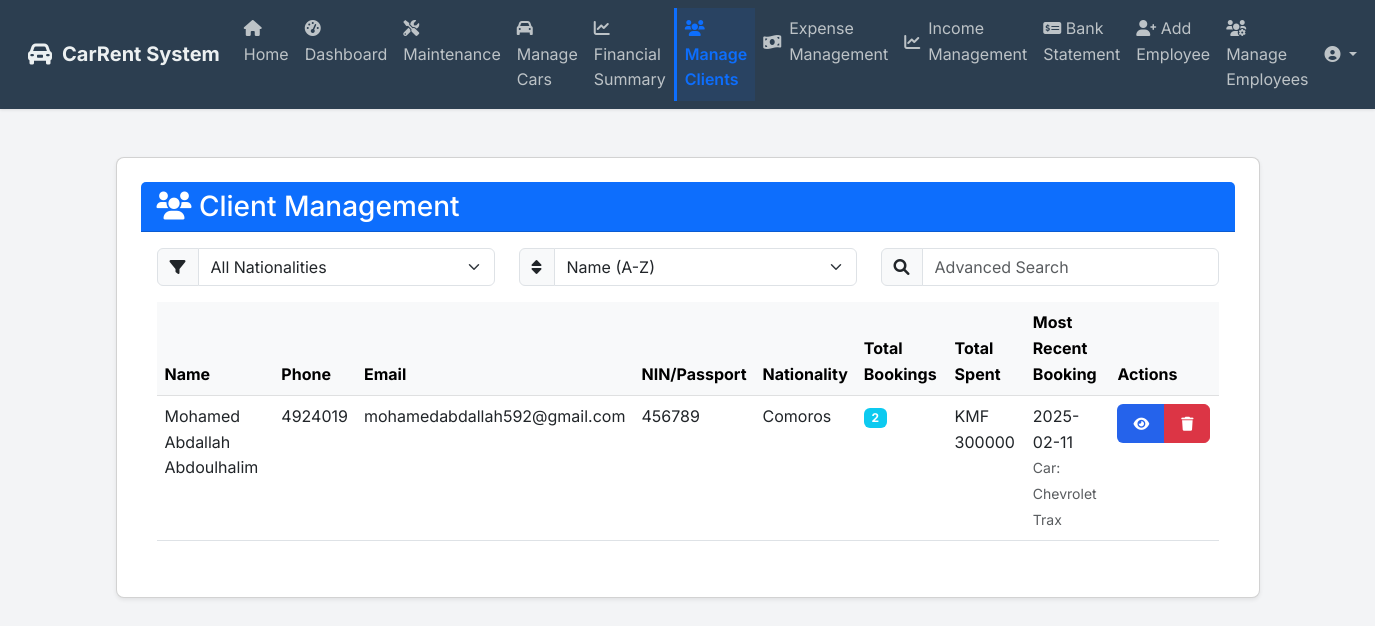
Page /manage_clients (signed in) on the committed database.
### app/models.py (models this page shows, shortened)
class Customer(db.Model):
    id = db.Column(db.Integer, primary_key=True)
    name = db.Column(db.String(100), nullable=False)
    phone = db.Column(db.String(20), unique=True, nullable=False)
    email = db.Column(db.String(120), unique=True, nullable=True)
    address = db.Column(db.String(200), nullable=True)
    license_number = db.Column(db.String(50), nullable=False)
    nin_passport_number = db.Column(db.String(50), unique=True, nullable=True)
    nationality = db.Column(db.String(50), nullable=True)
    created_at = db.Column(db.DateTime, default=datetime.utcnow)
    bookings = db.relationship('Booking', backref='customer', lazy='dynamic')

class Booking(db.Model):
    id = db.Column(db.Integer, primary_key=True)
    employee_id = db.Column(db.Integer, db.ForeignKey('user.id'), nullable=False)
    customer_id = db.Column(db.Integer, db.ForeignKey('customer.id'), nullable=False)
    car_id = db.Column(db.Integer, db.ForeignKey('car.id'), nullable=False)
    start_date = db.Column(db.DateTime, nullable=False)
    end_date = db.Column(db.DateTime, nullable=False)
    total_cost = db.Column(db.Float, nullable=False)
    deposit_amount = db.Column(db.Float, nullable=False)
    status = db.Column(db.String(20), default='active')
    notes = db.Column(db.Text)
    created_at = db.Column(db.DateTime, default=datetime.utcnow)

class Car(db.Model):
    id = db.Column(db.Integer, primary_key=True)
    model = db.Column(db.String(100), nullable=False)
    year = db.Column(db.Integer, nullable=False)
    license_plate = db.Column(db.String(20), unique=True, nullable=False)
    daily_rate = db.Column(db.Float, nullable=False)
    is_available = db.Column(db.Boolean, default=True)
    category = db.Column(db.String(50), nullable=False)
    description = db.Column(db.Text)
    features = db.Column(db.Text)  # Store as JSON string
    main_image = db.Column(db.String(200))  # Path to main display image
    display_order = db.Column(db.Integer, default=0)  # New field for custom ordering
    images = db.relationship('CarImage', backref='car', lazy=True, cascade='all, delete-orphan')
    bookings = db.relationship('Booking', backref='car', lazy=False)
    maintenance_records = db.relationship('Maintenance', backref='car', lazy=True, cascade='all, delete-orphan')

### app/routes.py (the view, shortened to what this page needs)
@main.route('/manage_clients', methods=['GET', 'POST'])
@login_required
def manage_clients():
    if not (current_user.is_admin or current_user.role in ['manager', 'secretary']):
        flash('Access denied. Only administrators, managers, and secretaries can manage clients.', 'danger')
        return redirect(url_for('main.dashboard'))
    clients = Customer.query.all()
    client_details = []
    for client in clients:
        bookings = Booking.query.filter_by(customer_id=client.id).all()
        total_bookings = len(bookings)
        total_amount_spent = sum(booking.total_cost for booking in bookings)
        most_recent_booking = max(bookings, key=lambda x: x.created_at) if bookings else None
        client_details.append({
            'client': client,
            'total_bookings': total_bookings,
            'total_amount_spent': total_amount_spent,
            'most_recent_booking': most_recent_booking
        })
    return render_template('manage_clients.html', client_details=client_details)

### app/templates/manage_clients.html (shortened to what this page needs)
{% extends "base.html" %}
{% block content %}
<div class="container-fluid py-4">
    <div class="row">
        <div class="col-12">
            <div class="card shadow-sm">
                <div class="card-header bg-primary text-white d-flex justify-content-between align-items-center">
                    <h3 class="mb-0"><i class="fas fa-users"></i> Client Management</h3>
                </div>
                <div class="card-body">
                    {% if client_details %}
                        <div class="row mb-3">
                            <div class="col-md-4">
                                <div class="input-group">
                                    <span class="input-group-text"><i class="fas fa-filter"></i></span>
                                    <select id="nationality-filter" class="form-select">
                                        <option value="">All Nationalities</option>
                                        {% set unique_nationalities = client_details|map(attribute='client.nationality')|unique|list %}
                                    </select>
                                </div>
                            </div>
                            <div class="col-md-4">
                                <div class="input-group">
                                    <span class="input-group-text"><i class="fas fa-sort"></i></span>
                                    <select id="sort-clients" class="form-select">
                                        <option value="name-asc">Name (A-Z)</option>
                                    </select>
                                </div>
                            </div>
                            <div class="col-md-4">
                                <div class="input-group">
                                    <span class="input-group-text"><i class="fas fa-search"></i></span>
                                    <input type="text" id="advanced-search" class="form-control" placeholder="Advanced Search">
                                </div>
                            </div>
                        </div>
                        <div class="table-responsive">
                            <table class="table table-hover">
                                <thead class="table-light">
                                    <tr>
                                        <th>Name</th>
                                        <th>Phone</th>
                                        <th>Email</th>
                                        <th>NIN/Passport</th>
                                        <th>Nationality</th>
                                        <th>Total Bookings</th>
                                        <th>Total Spent</th>
                                        <th>Most Recent Booking</th>
                                        <th>Actions</th>
                                    </tr>
                                </thead>
                                <tbody id="clients-table-body">
                                    {% for detail in client_details %}
                                    {% set client = detail.client %}
                                    <tr>
                                        <td>{{ client.name }}</td>
                                        <td>{{ client.phone }}</td>
                                        <td>{{ client.email or 'N/A' }}</td>
                                        <td>{{ client.nin_passport_number or 'N/A' }}</td>
                                        <td>{{ client.nationality or 'N/A' }}</td>
                                        <td>
                                            <span class="badge bg-info">
                                                {{ detail.total_bookings }}
                                            </span>
                                        </td>
                                        <td>KMF {{ "%.0f"|format(detail.total_amount_spent) }}</td>
                                        <td>
                                            {% if detail.most_recent_booking %}
                                                {{ detail.most_recent_booking.created_at.strftime('%Y-%m-%d') }}
                                                <br>
                                                <small class="text-muted">
                                                    Car: {{ detail.most_recent_booking.car.model }}
                                                </small>
                                            {% else %}
                                                No bookings
                                            {% endif %}
                                        </td>
                                        <td>
                                            <div class="btn-group" role="group">
                                                <button class="btn btn-sm btn-primary view-client"
                                                        data-client-id="{{ client.id }}"
                                                        data-bs-toggle="modal"
                                                        data-bs-target="#clientDetailsModal">
                                                    <i class="fas fa-eye"></i>
                                                </button>
                                                <button class="btn btn-sm btn-danger delete-client"
                                                        data-client-id="{{ client.id }}">
                                                    <i class="fas fa-trash"></i>
                                                </button>
                                            </div>
                                        </td>
                                    </tr>
                                    {% endfor %}
                                </tbody>
                            </table>
                        </div>
                    {% endif %}
                </div>
            </div>
        </div>
    </div>
</div>
{% endblock %}

### app/static/css/style.css (style rules this page uses)
:root { --primary-color: #2563eb; --secondary-color: #1e40af; --background-color: #f3f4f6; --text-color: #1f2937; --error-color: #dc2626; --success-color: #059669; }
* { margin: 0; padding: 0; box-sizing: border-box; }
body { font-family: 'Inter', sans-serif; background-color: var(--background-color); color: var(--text-color); line-height: 1.6; }
.card { background-color: white; border-radius: 0.5rem; box-shadow: 0 1px 3px rgba(0, 0, 0, 0.1); padding: 1.5rem; margin-bottom: 1rem; }
.btn { display: inline-block; padding: 0.5rem 1rem; border-radius: 0.375rem; font-weight: 500; text-align: center; cursor: pointer; transition: background-color 0.2s; text-decoration: none; }
.btn-primary { background-color: var(--primary-color); color: white; border: none; }

### rows in the picture
Customer: name "Mohamed Abdallah Abdoulhalim", phone "4924019", email "mohamedabdallah592@gmail.com", nin_passport_number "456789", nationality "Comoros"
Booking: most_recent_booking.created_at "2025-02-11"
Car: most_recent_booking.car.model "Chevrolet Trax"

### other values in the picture
{{ detail.total_bookings }} "2"
{{ "%.0f"|format(detail.total_amount_spent) }} "300000"
